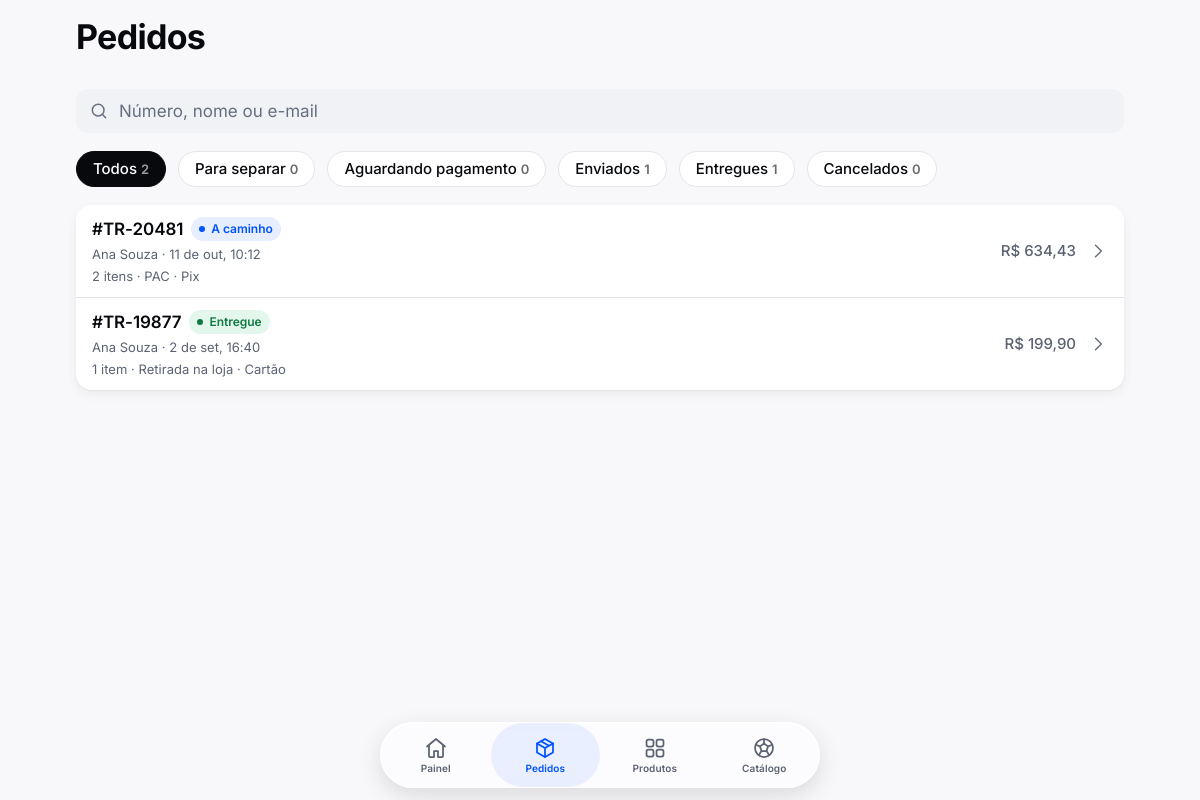
Screenshot of /admin/pedidos.php (signed in) with the database file from the repository.
### tables this page shows
CREATE TABLE pedidos (
  id             INT UNSIGNED AUTO_INCREMENT PRIMARY KEY,
  numero         VARCHAR(12)   NOT NULL UNIQUE,  
  cliente_id     INT UNSIGNED  NULL,             
  nome           VARCHAR(120)  NOT NULL,
  email          VARCHAR(160)  NOT NULL,
  cpf            CHAR(11)      NOT NULL,
  telefone       VARCHAR(20)   NOT NULL,
  cep            CHAR(8)       NULL,             
  logradouro     VARCHAR(160)  NULL,
  numero_end     VARCHAR(20)   NULL,
  complemento    VARCHAR(80)   NULL,
  bairro         VARCHAR(80)   NULL,
  cidade         VARCHAR(80)   NULL,
  uf             CHAR(2)       NULL,
  entrega_tipo   ENUM('pac', 'sedex', 'transportadora', 'retirada') NOT NULL,
  entrega_prazo  VARCHAR(60)   NULL,             
  pagamento_tipo ENUM('pix', 'cartao', 'boleto') NOT NULL,
  parcelas       TINYINT UNSIGNED NOT NULL DEFAULT 1,
  subtotal       DECIMAL(10,2) NOT NULL,
  frete          DECIMAL(10,2) NOT NULL DEFAULT 0,
  desconto       DECIMAL(10,2) NOT NULL DEFAULT 0,
  total          DECIMAL(10,2) NOT NULL,
  codigo_rastreio VARCHAR(20)  NULL,             
  status         ENUM('aguardando_pagamento', 'pagamento_recusado', 'pago', 'em_separacao',
                      'enviado', 'pronto_retirada', 'entregue', 'cancelado')
                 NOT NULL DEFAULT 'aguardando_pagamento',
  criado_em      DATETIME      NOT NULL DEFAULT CURRENT_TIMESTAMP,
  atualizado_em  DATETIME      NOT NULL DEFAULT CURRENT_TIMESTAMP ON UPDATE CURRENT_TIMESTAMP,
  KEY idx_pedido_cliente (cliente_id),
  CONSTRAINT fk_pedido_cliente FOREIGN KEY (cliente_id) REFERENCES clientes (id) ON DELETE SET NULL
);

### includes/funcoes.php (called while the page is built, shortened)
<?php
function url_base(): string
{
    static $base = null;
    if ($base === null) {
        global $config;
        if ($config['url_base'] !== null) {
            $base = rtrim($config['url_base'], '/');
        } else {
            $raiz      = str_replace('\\', '/', realpath(__DIR__ . '/..'));
            $documento = str_replace('\\', '/', realpath($_SERVER['DOCUMENT_ROOT'] ?? '') ?: '');
            $base      = ($documento !== '' && stripos($raiz, $documento) === 0)
                ? substr($raiz, strlen($documento))
                : '';
            $base = rtrim($base, '/');
        }
    }
    return $base;
}
function url(string $caminho = ''): string
{
    return url_base() . '/' . ltrim($caminho, '/');
}
function e(?string $texto): string
{
    return htmlspecialchars($texto ?? '', ENT_QUOTES | ENT_SUBSTITUTE, 'UTF-8');
}
function dinheiro(float $valor): string
{
    return 'R$ ' . number_format($valor, 2, ',', '.');
}

### includes/db.php (called while the page is built)
<?php
function db(): PDO
{
    static $pdo = null;
    if ($pdo === null) {
        global $config;
        $dsn = sprintf(
            'mysql:host=%s;port=%d;dbname=%s;charset=utf8mb4',
            $config['db_host'],
            $config['db_porta'],
            $config['db_nome']
        );
        $pdo = new PDO($dsn, $config['db_usuario'], $config['db_senha'], [
            PDO::ATTR_ERRMODE            => PDO::ERRMODE_EXCEPTION,
            PDO::ATTR_DEFAULT_FETCH_MODE => PDO::FETCH_ASSOC,
            PDO::ATTR_EMULATE_PREPARES   => false,
        ]);
        $pdo->exec("SET time_zone = '" . (new DateTime())->format('P') . "'");
    }
    return $pdo;
}
function consulta(string $sql, array $parametros = []): PDOStatement
{
    $stmt = db()->prepare($sql);
    $stmt->execute($parametros);
    return $stmt;
}

### includes/admin.php (the view, shortened to what this page needs)
<?php
function contagem_filtros_pedido(): array
{
    $por_status = consulta('SELECT status, COUNT(*) AS total FROM pedidos GROUP BY status')->fetchAll(PDO::FETCH_KEY_PAIR);
    $contagem = [];
    foreach (FILTROS_PEDIDO as $chave => [, $status]) {
        $contagem[$chave] = $status
            ? array_sum(array_intersect_key($por_status, array_flip($status)))
            : array_sum($por_status);
    }
    return $contagem;
}
function pedidos_admin(string $filtro, string $busca = '', int $limite = 100): array
{
    $where = [];
    $params = [];
    $status = FILTROS_PEDIDO[$filtro][1] ?? [];
    return consulta(
        'SELECT p.*, (SELECT SUM(quantidade) FROM pedido_itens WHERE pedido_id = p.id) AS quantidade_itens
           FROM pedidos p' . ($where ? ' WHERE ' . implode(' AND ', $where) : '') . '
          ORDER BY p.criado_em DESC, p.id DESC LIMIT ' . (int) $limite,
        $params
    )->fetchAll();
}
function linha_pedido_admin(array $p): string
{
    $itens = (int) ($p['quantidade_itens'] ?? 0);
    return '<a class="linha-lista admin-linha-pedido" href="' . e(url('admin/pedido.php?numero=' . urlencode($p['numero']))) . '">'
         . '<span class="linha-lista__rotulo pilha-xs">'
         .   '<span class="linha"><span class="t-headline">#' . e($p['numero']) . '</span>' . selo_status($p['status']) . '</span>'
         .   '<span class="t-footnote texto-secundario">' . e($p['nome']) . ' · ' . e(data_hora_curta($p['criado_em'])) . '</span>'
         .   '<span class="t-footnote texto-secundario">' . $itens . ($itens === 1 ? ' item' : ' itens') . ' · '
         .     e(NOMES_ENTREGA[$p['entrega_tipo']]) . ' · ' . e(NOMES_PAGAMENTO[$p['pagamento_tipo']]) . '</span>'
         . '</span>'
         . '<span class="linha-lista__valor t-callout">' . dinheiro((float) $p['total']) . '</span>'
         . icone('seta-direita', 'icone--sm linha-lista__seta')
         . '</a>';
}

### admin/pedidos.php (shortened to what this page needs)
<?php
require __DIR__ . '/../includes/admin.php';
$filtro = isset(FILTROS_PEDIDO[$_GET['filtro'] ?? '']) ? $_GET['filtro'] : 'todos';
$busca = mb_substr(trim((string) ($_GET['q'] ?? '')), 0, 60);
$pedidos = pedidos_admin($filtro, $busca);
$contagem = contagem_filtros_pedido();
?>
<div class="conteudo pilha">
  <?= nav_large('Pedidos') ?>
  <form method="get" role="search" class="pilha-sm">
    <label class="campo-busca">
      <?= icone('buscar', 'icone--sm') ?>
      <input type="search" name="q" value="<?= e($busca) ?>" placeholder="Número, nome ou e-mail" autocomplete="off" enterkeyhint="search">
    </label>
  </form>
  <nav class="rolagem-horizontal chips-filtro" aria-label="Filtrar pedidos" tabindex="0">
    <?php foreach (FILTROS_PEDIDO as $chave => [$rotulo]): ?>
      <a class="chip" href="<?= e(url('admin/pedidos.php?filtro=' . $chave . ($busca !== '' ? '&q=' . urlencode($busca) : ''))) ?>"<?= $chave === $filtro ? ' aria-current="page"' : '' ?>>
        <?= e($rotulo) ?> <span class="chip__contagem"><?= (int) $contagem[$chave] ?></span>
      </a>
    <?php endforeach; ?>
  </nav>
  <?php if ($pedidos): ?>
    <ul class="lista" role="list">
      <?php foreach ($pedidos as $p): ?>
        <li><?= linha_pedido_admin($p) ?></li>
      <?php endforeach; ?>
    </ul>
  <?php endif; ?>
</div>

### includes/componentes.php (shortened to what this page needs)
<?php
function icone(string $nome, string $classe = ''): string
{
    return '<svg class="icone ' . e($classe) . '" aria-hidden="true" focusable="false">'
         . '<use href="' . e(asset('img/icones.svg')) . '#i-' . e($nome) . '"></use></svg>';
}
function nav_large(string $titulo, string $acoes = ''): string
{
    return '<header class="nav-large">'
         . '<h1 class="nav-large__titulo">' . e($titulo) . '</h1>'
         . ($acoes ? '<div class="nav-large__acoes">' . $acoes . '</div>' : '')
         . '</header>';
}

### includes/conta.php (shortened to what this page needs)
<?php
function selo_status(string $status): string
{
    [$texto, $tipo] = STATUS_PEDIDO[$status] ?? [$status, 'marca'];
    return '<span class="status-pedido status-pedido--' . e($tipo) . '">' . e($texto) . '</span>';
}
function data_hora_curta(string $data): string
{
    $meses = ['jan', 'fev', 'mar', 'abr', 'mai', 'jun', 'jul', 'ago', 'set', 'out', 'nov', 'dez'];
    $d = new DateTimeImmutable($data);
    return $d->format('j') . ' de ' . $meses[(int) $d->format('n') - 1] . ', ' . $d->format('H:i');
}

### assets/css/tokens.css (style rules this page uses)
:root { --blue-700: #0040C9; --blue-600: #0052FF; --blue-500: #2E6BFF; --blue-400: #5C8DFF; --blue-100: #E6EEFF; --lime-600: #A9D400; --lime-500: #C8F31D; --ink-950: #07090D; --ink-900: #0E1117; --ink-800: #161A22; --ink-700: #232834; --gray-600: #5B6272; --gray-500: #7C8394; --gray-400: #A3A9B6; --gray-300: #C9CDD5; --gray-200: #E3E5EA; --gray-100: #F1F2F5; --gray-50: #F8F8FA; --white: #FFFFFF; --green-500: #1FB86A; --orange-500: #FF8A00; --red-500: #F2394B; --color-bg-primary: var(--gray-50); --color-bg-secondary: var(--white); --color-bg-tertiary: var(--gray-100); --color-bg-elevated: var(--white); --color-bg-inverse: var(--ink-950); --color-text-primary: var(--ink-950); --color-text-secondary: var(--gray-600); --color-text-tertiary: #676E7F; --color-text-success: #107A44; --color-text-error: #CC2235; --color-text-on-brand: var(--white); --color-text-on-accent: var(--ink-950); --color-text-link: var(--blue-600); --color-text-inverse: var(--white); --color-brand-primary: var(--blue-600); --color-brand-pressed: var(--blue-700); --color-brand-subtle: var(--blue-100); --color-accent-primary: var(--lime-500); --color-accent-pressed: var(--lime-600); --color-border-default: var(--gray-200); --color-border-strong: var(--gray-300); --color-status-success: var(--green-500); --color-status-warning: var(--orange-500); --color-status-error: var(--red-500); --color-glass-fill: rgb(255 255 255 / 0.62); --color-glass-fill-thick: rgb(255 255 255 / 0.82); --color-glass-fill-dark: rgb(20 23 29 / 0.55); --color-glass-fill-tint: rgb(0 82 255 / 0.90); --color-glass-stroke: rgb(255 255 255 / 0.70); --color-glass-highlight: rgb(255 255 255 / 0.95); --color-overlay-scrim: rgb(0 0 0 / 0.32); --spacing-2xs: 2px; --spacing-xs: 4px; --spacing-sm: 8px; --spacing-md: 12px; --spacing-lg: 16px; --spacing-xl: 20px; --spacing-2xl: 24px; --spacing-3xl: 32px; --spacing-4xl: 40px; --spacing-5xl: 56px; --radius-sm: 8px; --radius-md: 12px; --radius-lg: 16px; --radius-xl: 22px; --radius-2xl: 28px; --radius-full: 999px; --font-family: "Inter", system-ui, -apple-system, "Segoe UI", Roboto, sans-serif; --glass-thin-blur: 12px; --glass-regular-blur: 24px; --glass-thick-blur: 40px; --glass-highlight-line: inset 0 1px 0 var(--color-glass-highlight); --shadow-glass-thin: 0 2px 8px rgb(7 9 13 / 0.08); --shadow-glass-regular: 0 8px 24px rgb(7 9 13 / 0.12); --shadow-glass-thick: 0 -8px 40px rgb(7 9 13 / 0.18); --shadow-card: 0 1px 2px rgb(7 9 13 / 0.04), 0 4px 12px rgb(7 9 13 / 0.06); --shadow-floating: 0 8px 24px rgb(7 9 13 / 0.14); --ease-padrao: cubic-bezier(0.25, 0.1, 0.25, 1); --duracao-curta: 160ms; --duracao-media: 300ms; --largura-app: 1080px; --largura-leitura: 560px; --altura-tab-bar: 64px; --area-segura-baixo: env(safe-area-inset-bottom, 0px); --area-segura-topo: env(safe-area-inset-top, 0px); }

### assets/css/telas.css (style rules this page uses)
.status-pedido { display: inline-flex; align-items: center; align-self: flex-start; gap: 6px; height: 24px; padding: 0 var(--spacing-sm); border-radius: var(--radius-full); font-size: 12px; font-weight: 600; white-space: nowrap; }
.status-pedido::before { content: ""; width: 6px; height: 6px; border-radius: var(--radius-full); background: currentColor; }
.status-pedido--marca { background: var(--color-brand-subtle); color: var(--color-brand-primary); }
.status-pedido--sucesso { background: rgb(31 184 106 / 0.12); color: var(--color-text-success); }
.admin-linha-pedido .linha-lista__rotulo, .admin-linha-produto .linha-lista__rotulo { min-width: 0; }
.admin-linha-pedido .linha { flex-wrap: wrap; gap: var(--spacing-xs) var(--spacing-sm); }
.chips-filtro { padding-block: 2px; }
.chip__contagem { font-size: 13px; font-weight: 600; opacity: 0.6; }

### rows the page displays
pedidos: numero "TR-20481", texto "A caminho", nome "Ana Souza", criado_em "11 de out, 10:12", itens "2", entrega_tipo "PAC", pagamento_tipo "Pix", total "R$ 634,43"
pedidos: numero "TR-19877", texto "Entregue", nome "Ana Souza", criado_em "2 de set, 16:40", itens "1", shows "item", entrega_tipo "Retirada na loja", pagamento_tipo "Cartão", total "R$ 199,90"

### other values shown
$titulo "Pedidos"
$rotulo "Todos"
$contagem[$chave] "2"
$rotulo "Para separar"
$contagem[$chave] "0"
$rotulo "Aguardando pagamento"
$rotulo "Enviados"
$contagem[$chave] "1"
$rotulo "Entregues"
$rotulo "Cancelados"
$rotulo "Painel"
$rotulo "Pedidos"
$rotulo "Produtos"
$rotulo "Catálogo"
